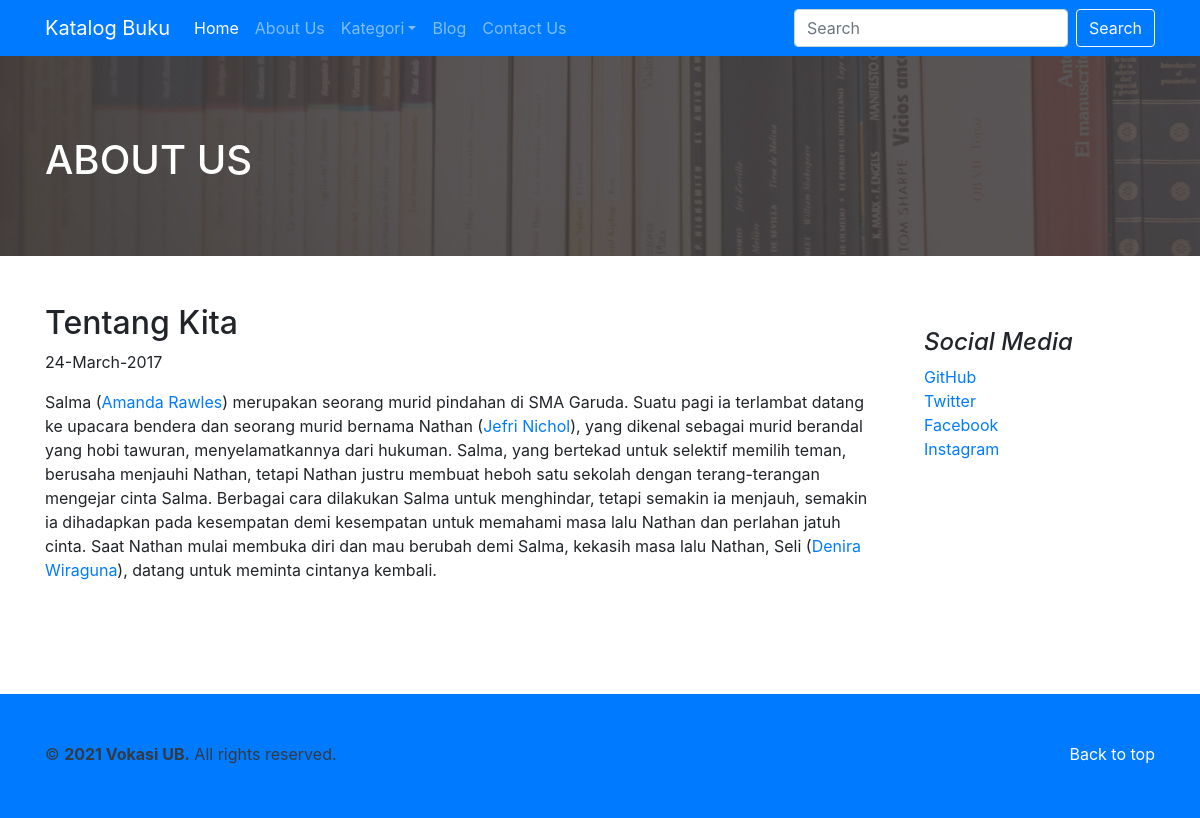
The page /index.php?include=about-us on the database its author committed.
### tables this page shows
CREATE TABLE `konten` (
  `id_konten` int(11) NOT NULL,
  `judul` varchar(255) DEFAULT NULL,
  `isi` text DEFAULT NULL,
  `tanggal` date NOT NULL DEFAULT '1999-01-01'
);

### includes/navigasi.php (the view, shortened to what this page needs)
<nav class="navbar navbar-expand-lg navbar-dark bg-primary">
    <div class="container">
        <a class="navbar-brand" href="#">Katalog Buku</a>
        <div class="collapse navbar-collapse" id="navbarsExample07">
            <ul class="navbar-nav mr-auto">
                <li class="nav-item active">
                    <a class="nav-link" href="index.php">Home
                        <span class="sr-only">(current)</span></a>
                </li>
                <li class="nav-item">
                    <a class="nav-link" href="index.php?include=about-us">About Us</a>
                </li>
                <li class="nav-item dropdown">
                    <a class="nav-link dropdown-toggle" href="#" id="dropdown07" data-toggle="dropdown"
                        aria-haspopup="true" aria-expanded="false">Kategori</a>
                </li>
                <li class="nav-item">
                    <a class="nav-link" href="index.php?include=blog">Blog</a>
                </li>
                <li class="nav-item">
                    <a class="nav-link" href="index.php?include=contact-us">Contact Us</a>
                </li>
            </ul>
            <form class="form-inline mt-2 mt-md-0">
                <input class="form-control mr-sm-2" type="text" placeholder="Search" aria-label="Search">
                <button class="btn btn-outline-light my-2 my-sm-0" type="submit">Search</button>
            </form>
        </div>
    </div>
</nav>

### include/aboutus.php
<?php
    $sql_k = "SELECT `judul`,`isi`, DATE_FORMAT(`tanggal`, '%d-%M-%Y') FROM `konten` WHERE `id_konten`='1'";
    $query_k = mysqli_query($koneksi,$sql_k);
    while($data_k = mysqli_fetch_row($query_k)){
        $judul_konten = $data_k[0];
        $isi_konten = $data_k[1];
        $tanggal = $data_k[2];
    }
?>
<section id="blog-header">
  <div class="container">
    <h1 class="text-white">ABOUT US</h1>
  </div>
</section><br><br>
<section id="blog-list">
  <main role="main" class="container">
    <div class="row">
      <div class="col-md-9 blog-main">
        <div class="blog-post">
          <h2 class="blog-post-title"><?php echo $judul_konten; ?></h2>
          <p class="blog-post-meta"> <?php echo $tanggal; ?></p>
          <?php echo $isi_konten; ?>
        </div><br><br>
      </div>
      <aside class="col-md-3 blog-sidebar">
        <div class="p-4">
          <h4 class="font-italic">Social Media</h4>
          <ol class="list-unstyled">
            <li><a href="#">GitHub</a></li>
            <li><a href="#">Twitter</a></li>
            <li><a href="#">Facebook</a></li>
            <li><a href="#">Instagram</a></li>
          </ol>
        </div>
      </aside>
    </div>
  </main>
</section><br><br>

### rows shown on the page
konten: judul "Tentang Kita", isi "Salma ( Amanda Rawles ) merupakan seorang murid pindahan di SMA Garuda. Suatu pagi ia terlambat datang ke upacara bendera dan seorang murid bernama Nathan ( Jefri Nichol ), yang dikenal sebagai murid berandal yang hobi tawuran, menyelamatkannya dari hukuman. Salma, yang bertekad untuk selektif memilih teman, berusaha menjauhi Nathan, tetapi Nathan justru membuat heboh satu sekolah dengan terang-terangan mengejar cinta Salma. Berbagai cara dilakukan Salma untuk menghindar, tetapi semakin ia menjauh, semakin ia dihadapkan pada kesempatan demi kesempatan untuk memahami masa lalu Nathan dan perlahan jatuh cinta. Saat Nathan mulai membuka diri dan mau berubah demi Salma, kekasih masa lalu…"

### other values the page prints
$tanggal "24-March-2017"
